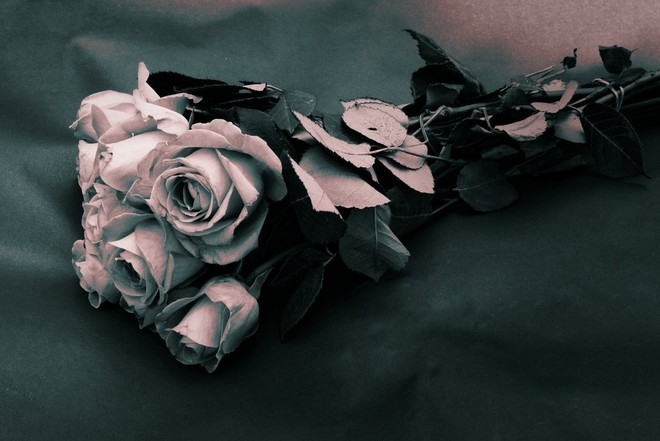
#> input picture task3/image_compression/tests/test_img/example.jpg, 660 x 441 px, found by its file name
$ jupyter execute --allow-errors basic_usage.ipynb
#> lines starting #> are read from the running program, lines starting #| are printed output that depends on the picture
[cell 1]
from image_compression import ImageEncoder, ImageDecoder
import cv2
import numpy as np

# Загрузка изображения
image = cv2.imread('C:/Users/User/Studies/Combinatorial_coding_methods/CMDC/task3/example.jpg', cv2.IMREAD_GRAYSCALE)
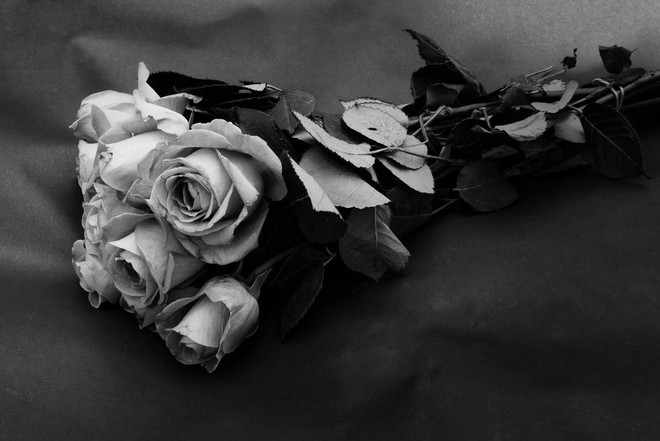
#> image: shape (441, 660); min 0, max 241, mean 56.6

# Кодирование
#> (the rest of this cell did not finish here and is left out)
